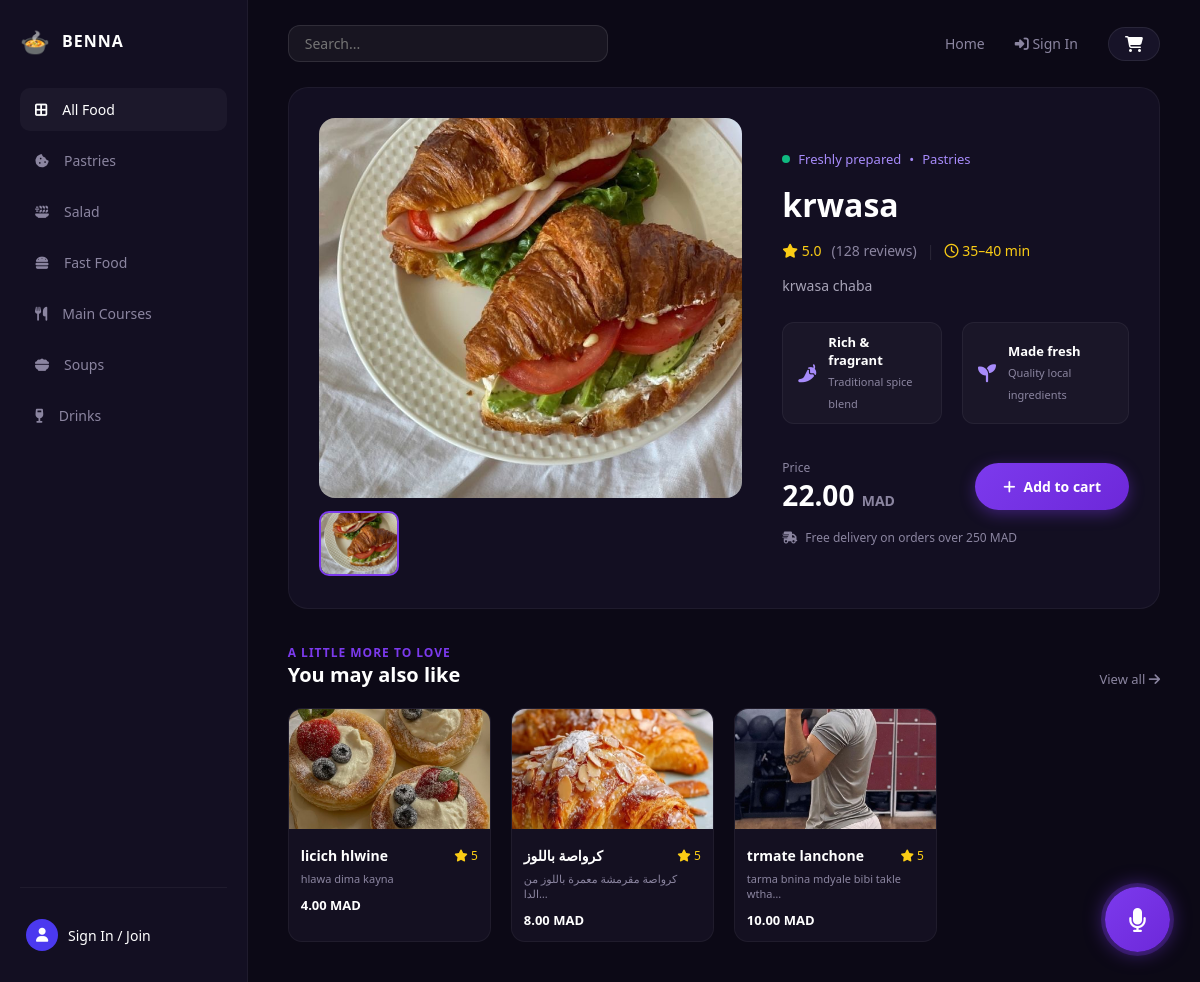
Screenshot of /product/4/ with the database file from the repository.
### product/models.py (models this page shows, shortened)
class FoodItem(models.Model):
  choice = [
      ('Pastries','Pastries'),
      ('Salad','Salad'),
      ('Fast Food','Fast Food'),
      ('Main courses', 'Main courses'),
      ('Soups','Soups'),
      ('Drinks','Drinks'),
  ]
  category = models.CharField(max_length=100, choices=choice)
  name = models.CharField(max_length=200)
  description = models.TextField(blank=True, null=True)
  price = models.DecimalField(max_digits=6, decimal_places=2)
  image = models.ImageField(upload_to='food_images/', blank=True, null=True)
  image2 = models.ImageField(upload_to='food_images/', blank=True, null=True)
  image3 = models.ImageField(upload_to='food_images/', blank=True, null=True)
  image4 = models.ImageField(upload_to='food_images/', blank=True, null=True)
  rating = models.PositiveIntegerField(default=5)
  reviews_count = models.PositiveIntegerField(default=128)
  is_chef_special = models.BooleanField(default=False)

### product/views.py (the view)
# urls.py: path('product/<int:pk>/', views.product_detail, name='product_detail'),
def product_detail(request, pk):
    product = get_object_or_404(FoodItem, pk=pk)
    related_products = FoodItem.objects.filter(category=product.category).exclude(pk=pk)[:4]
    context = {
        'product': product,
        'related_products': related_products,
    }
    return render(request, 'pages/product_detail.html', context)

### orders/context_processors.py (called while the page is built)
def cart_unseen_count(request):
    if request.user.is_authenticated:
        count = Order.objects.filter(user=request.user, is_seen=False).count()
        return {'unseen_orders_count': count}
    return {'unseen_orders_count': 0}

### templates/pages/product_detail.html (shortened to what this page needs)
{% extends 'base.html' %}
{% load static %}
{% block content %}
<div class="product-page">
    <section class="product-detail" aria-labelledby="product-title">
        <div class="product-gallery">
            <div class="product-main-image">
                <img id="main-product-img" src="{% if product.image %}{{ product.image.url }}{% else %}{% static 'images/default.png' %}{% endif %}" alt="{{ product.name }}">
            </div>
            <div class="product-thumbnails" aria-label="More photos of {{ product.name }}">
                {% if product.image %}
                <button class="product-thumb selected" type="button" onclick="changeImage(this, '{{ product.image.url }}')">
                    <img src="{{ product.image.url }}" alt="{{ product.name }} 1">
                </button>
                {% endif %}
            </div>
        </div>
        <div class="product-information">
            <div class="product-kicker">
                <span class="availability-dot"></span> Freshly prepared <span class="kicker-divider">•</span> {{ product.category }}
            </div>
            <h1 id="product-title">{{ product.name }}</h1>
            <div class="product-rating">
                <span><i class="fa-solid fa-star"></i> {{ product.rating }}.0</span>
                <span class="rating-reviews">({{ product.reviews_count|default:"128" }} reviews)</span>
                <span class="rating-divider">|</span>
                <span><i class="fa-regular fa-clock"></i> {{ product.prep_time|default:"35–40 min" }}</span>
            </div>
            <p class="product-description">
                {{ product.description }}
            </p>
            <div class="product-highlights">
                <div>
                    <span class="highlight-icon"><i class="fa-solid fa-pepper-hot"></i></span>
                    <span><strong>Rich & fragrant</strong><small>Traditional spice blend</small></span>
                </div>
                <div>
                    <span class="highlight-icon"><i class="fa-solid fa-seedling"></i></span>
                    <span><strong>Made fresh</strong><small>Quality local ingredients</small></span>
                </div>
            </div>
            <div class="product-order-row">
                <div>
                    <span class="order-label">Price</span>
                    <strong class="product-detail-price">{{ product.price }} <small>MAD</small></strong>
                </div>
                {% if request.user.is_authenticated %}
                    <button class="product-add-btn" type="button" onclick="openCartModal('{{ product.id }}')">
                        <i class="fa-solid fa-plus"></i> Add to cart
                    </button>
                {% else %}
                    <a href="{% url 'login' %}?next={{ request.path }}" class="product-add-btn" style="text-decoration: none; display: inline-flex; align-items: center; justify-content: center; gap: 8px;">
                        <i class="fa-solid fa-plus"></i> Add to cart
                    </a>
                {% endif %}
            </div>
            <div class="delivery-note">
                <i class="fa-solid fa-truck-fast"></i> Free delivery on orders over 250 MAD
            </div>
        </div>
    </section>
    <section class="related-section" aria-labelledby="related-title">
        <div class="section-heading">
            <div>
                <p class="section-eyebrow">A little more to love</p>
                <h2 id="related-title">You may also like</h2>
            </div>
            <a href="{% url 'all' %}">View all <i class="fa-solid fa-arrow-right"></i></a>
        </div>
        <div class="related-grid">
            {% for item in related_products %}
            <article class="related-card">
                <a href="{% url 'product_detail' item.id %}" style="text-decoration: none; color: inherit;">
                    <img src="{% if item.image %}{{ item.image.url }}{% else %}{% static 'images/default.png' %}{% endif %}" alt="{{ item.name }}">
                    <div class="related-card-info">
                        <div><h3>{{ item.name }}</h3><span><i class="fa-solid fa-star"></i> {{ item.rating }}</span></div>
                        <p>{{ item.description|truncatechars:35 }}</p>
                        <strong>{{ item.price }} MAD</strong>
                    </div>
                </a>
            </article>
            {% empty %}
                <p style="color: #8b85a0; font-size: 13px;">No related dishes available.</p>
            {% endfor %}
        </div>
    </section>
</div>
{% endblock content %}

### project/static/css/style.css (style rules this page uses)
* { margin: 0; padding: 0; box-sizing: border-box; font-family: 'Segoe UI', Tahoma, Geneva, Verdana, sans-serif; }
body { background-color: #0c0916; color: #ffffff; display: flex; height: 100vh; overflow: hidden; }
.product-page { display: flex; flex-direction: column; gap: 35px; }
.product-detail { display: grid; grid-template-columns: 1.1fr 0.9fr; gap: 40px; background-color: #130f22; padding: 30px; border-radius: 20px; border: 1px solid rgba(255, 255, 255, 0.05); }
.product-gallery { display: flex; flex-direction: column; gap: 15px; }
.product-main-image { position: relative; width: 100%; height: 380px; border-radius: 16px; overflow: hidden; background-color: #1e1832; }
.product-main-image img { width: 100%; height: 100%; object-fit: cover; transition: opacity 0.3s ease; }
.product-thumbnails { display: flex; gap: 12px; }
.product-thumb { width: 80px; height: 65px; border-radius: 10px; overflow: hidden; border: 2px solid transparent; background: #1e1832; cursor: pointer; padding: 0; transition: all 0.2s ease; }
.product-thumb img { width: 100%; height: 100%; object-fit: cover; }
.product-thumb:hover, .product-thumb.selected { border-color: #7c3aed; transform: translateY(-2px); }
.product-information { display: flex; flex-direction: column; justify-content: center; gap: 15px; }
.product-kicker { font-size: 13px; color: #a78bfa; display: flex; align-items: center; gap: 8px; }
.availability-dot { width: 8px; height: 8px; background-color: #10b981; border-radius: 50%; }
.product-information h1 { font-size: 32px; font-weight: 700; color: #ffffff; }
.product-rating { display: flex; align-items: center; gap: 10px; font-size: 14px; color: #facc15; }
.rating-reviews { color: #8b85a0; }
.rating-divider { color: rgba(255, 255, 255, 0.1); }
.product-description { color: #a7a3b7; font-size: 14px; line-height: 1.6; }
.product-highlights { display: flex; gap: 20px; margin: 10px 0; }
.product-highlights > div { display: flex; align-items: center; gap: 12px; background: rgba(255, 255, 255, 0.03); padding: 10px 15px; border-radius: 12px; border: 1px solid rgba(255, 255, 255, 0.05); }
.highlight-icon { font-size: 18px; color: #a78bfa; }
.product-highlights strong { display: block; font-size: 13px; }
.product-highlights small { color: #8b85a0; font-size: 11px; }
.product-order-row { display: flex; align-items: center; justify-content: space-between; margin-top: 10px; }
.order-label { display: block; font-size: 12px; color: #8b85a0; }
.product-detail-price { font-size: 28px; color: #ffffff; }
.product-detail-price small { font-size: 14px; color: #8b85a0; }
.product-add-btn { background: linear-gradient(135deg, #7c3aed, #6d28d9); color: white; border: none; padding: 14px 28px; border-radius: 25px; font-size: 14px; font-weight: 600; cursor: pointer; display: flex; align-items: center; gap: 8px; transition: 0.2s; box-shadow: 0 4px 15px rgba(124, 58, 237, 0.4); }
.delivery-note { font-size: 12px; color: #8b85a0; display: flex; align-items: center; gap: 8px; }
.related-section { display: flex; flex-direction: column; gap: 20px; }
.section-heading { display: flex; justify-content: space-between; align-items: flex-end; }
.section-eyebrow { font-size: 12px; color: #7c3aed; text-transform: uppercase; letter-spacing: 1px; font-weight: 600; }
.section-heading h2 { font-size: 20px; }
.section-heading a { color: #8b85a0; text-decoration: none; font-size: 13px; }
.related-grid { display: grid; grid-template-columns: repeat(4, 1fr); gap: 20px; }
.related-card { background-color: #141021; border-radius: 14px; overflow: hidden; border: 1px solid rgba(255, 255, 255, 0.05); transition: 0.2s; }
.related-card img { width: 100%; height: 120px; object-fit: cover; }
.related-card-info { padding: 12px; display: flex; flex-direction: column; gap: 6px; }
.related-card-info div { display: flex; justify-content: space-between; align-items: center; }
.related-card-info h3 { font-size: 14px; }
.related-card-info span { font-size: 12px; color: #facc15; }
.related-card-info p { font-size: 11px; color: #8b85a0; }
.related-card-info strong { font-size: 13px; color: white; margin-top: 4px; }

### rows the page displays
FoodItem: image (picture), category "Pastries", name "krwasa", rating "5", reviews_count "128", description "krwasa chaba", price "22.00"
FoodItem: image (picture), name "licich hlwine", rating "5", description "hlawa dima kayna", price "4.00"
FoodItem: image (picture), name "كرواصة باللوز", rating "5", description "كرواصة مقرمشة معمرة باللوز من الدا…", price "8.00"
FoodItem: image (picture), name "trmate lanchone", rating "5", description "tarma bnina mdyale bibi takle wtha…", price "10.00"

### other values shown
{{ product.prep_time|default:"35–40 min" }} "35–40 min"
